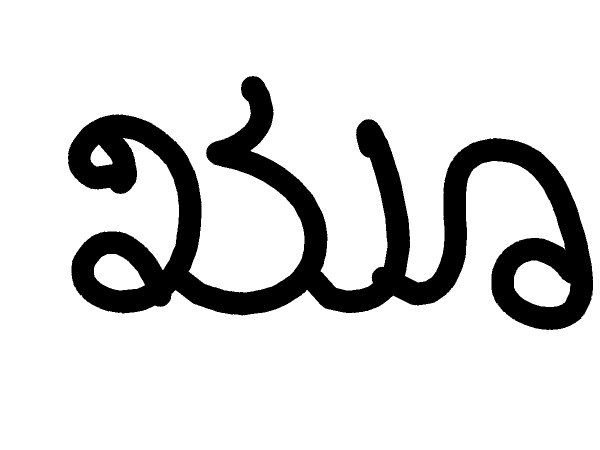
#> input picture preprocessing/images/khu.png, 1200 x 900 px (shown at 1/2 size)
$ python -i data_set_crt.py   (imports and definitions only)   (older library calls are emulated)
#> lines starting #> are read from the running program, lines starting #| are printed output that depends on the picture; after the words box and inside, x2 and y2 are one past the last pixel; in counts of white or black regions, pixels touching at a corner belong together
from joblib import Parallel, delayed
from PIL import Image, ImageChops, ImageOps, ImageFilter
from scipy import misc
from scipy.misc import toimage
from skimage import io, filters, transform
from skimage.morphology import skeletonize_3d
from skimage.util import random_noise
import cv2
import glob
import numpy as np
import os
import PIL
import scipy
import sys
import time

'''
	This program is used to augment and original data set
	It increase the total number of images in the data set
	The augmentation includes change in the following mathods
	1) Change in aspect ratio, Output ratio: 1:2
	2) Change in rotaion with +15 degree, Output ratio: 1:1
	3) Change in rotaion with -15 degree, Output ratio: 1:1
	4) Addition of noise to the images, Output ratio: 1:2
	The ordering of the above function and origianl set produces the following
	Ratio of original image to augmented image is 1:10

'''

start_time = time.time()
rootdir = sys.argv[1]
size = sys.argv[2]
# [1 line that did not run here, left out]
ori = os.getcwd()
count = 0


# [60 lines left out: functions gaussianresize, fixedsize, denoise, GaussianBlur, noise, contrast and 1 more, not called in this run]


def rtl(image):
#> called with image = 'images/khu.png'
    img = Image.open(image)
#> img is the input picture: PIL image 1200x900 RGB; 84.6% white; 1 black region, box (x1, y1, x2, y2) and area: (136, 152, 1186, 660) 166025
    img2 = img.convert('RGBA')
    theta = [15]
    for i in range(0, len(theta)):
        rot = img2.rotate(theta[i], resample=Image.BILINEAR, expand=True)
        fff = Image.new('RGBA', rot.size, (255,)*4)
        out = Image.composite(rot, fff, rot)
        out = out.convert(img.mode)
        out.save(str(theta[i])+"L"+image)
#> this loop made 1 pass
#> pass 1, in rtl, `rot = img2.rotate(theta[i], resample=Image.BILINEAR, expand=True)`:
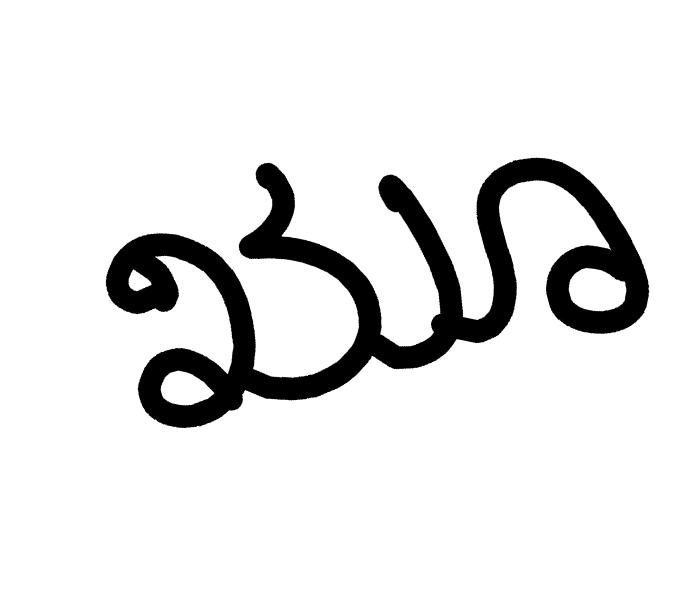
#> rot: PIL image 1394x1180 RGBA (shown at 1/2 size); mean R, G, B, A 141.7, 141.7, 141.7, 167.4; transparent parts drawn white


# [72 lines left out: functions rtr, ht, size208, blur, crop, padding and 2 more, not called in this run]


# [62 lines not run here, left out]

end_time = time.time()
seconds = end_time - start_time
m, s = divmod(seconds, 60)
h, m = divmod(m, 60)
# [6 lines not run here, left out]

>>> result = rtl('images/khu.png')
